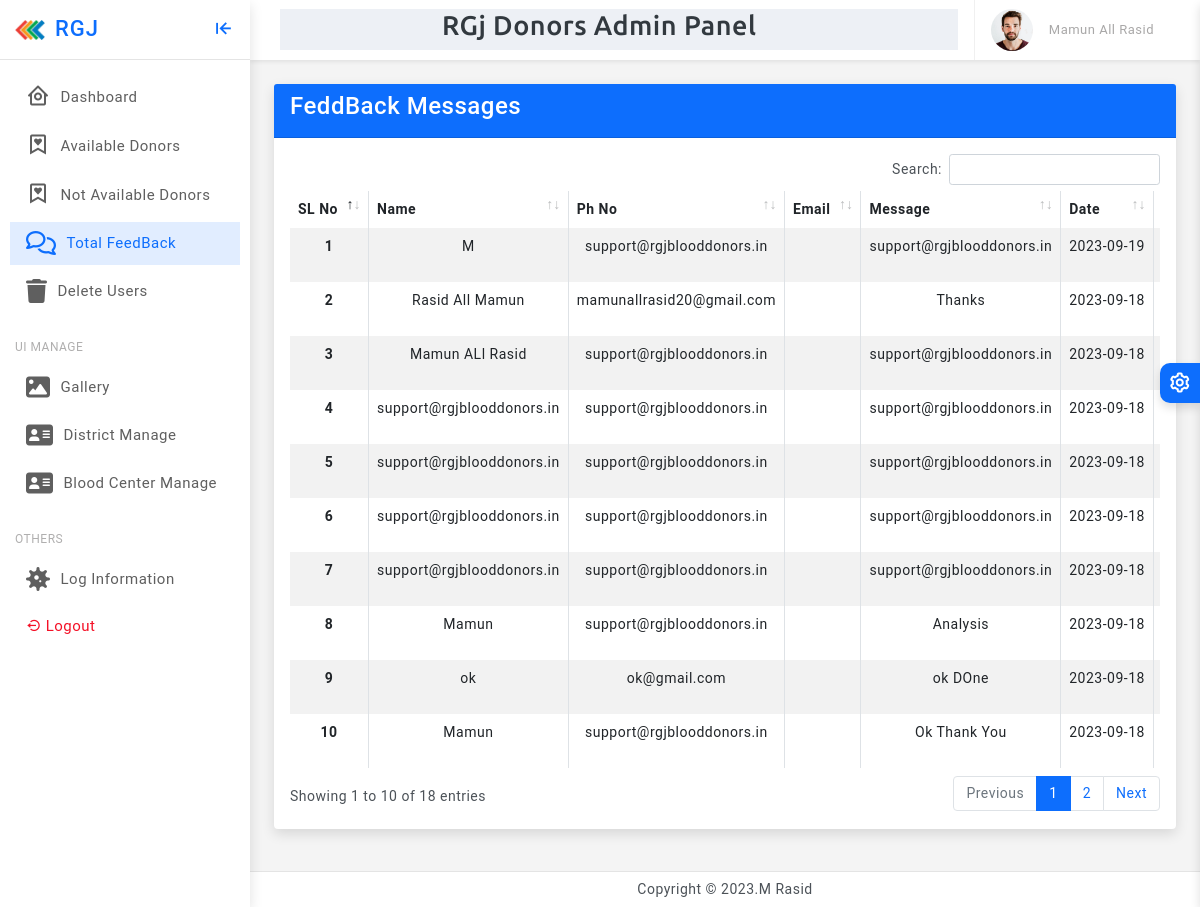
The page /admin/dashboard/feedback_data.php (signed in) on the database its author committed.
### tables this page shows
CREATE TABLE `contact_us` (
  `id` int(11) NOT NULL,
  `name` varchar(50) NOT NULL,
  `email` varchar(30) NOT NULL,
  `ph_no` varchar(15) NOT NULL,
  `msg` varchar(500) NOT NULL,
  `date` date NOT NULL,
  `time` time NOT NULL
);

### OOP_CLASS/class/common_class.php (called while the page is built, shortened)
<?php
class Main_Class extends UserInfo
{
	var $conn;
	public function __construct()
   {
    $this->conn= new mysqli(HOST,USERNAME,PASSWORD,DATABASE);
  }
    public function insert($data){
       return $this->conn->query($data);
    }
}
?>

### admin/dashboard/feedback_data.php (the view, shortened to what this page needs)
<?php
 include("Header.php");
 include("Sidebar.php");
 ?>
 <div class="page-wrapper">
                <div class="page-content">
                    <div class="row">
                        <div class="col-md-12">
                            <div class="card">
                                <div class="card-header bg-primary">
                                     <h4 class="text-white">FeddBack Messages</h4>
                                </div>
                                <div class="card-body">
                               <div class="table-responsive">
                                <table id="example" class="table table-striped table-bordered" style="width:100%">
                                   <thead>
                                    <tr>
                                      <th scope="col">SL No</th>
                                      <th scope="col">Name</th>
                                      <th scope="col">Ph No</th>
                                      <th scope="col">Email</th>
                                      <th scope="col">Message</th>
                                      <th scope="col">Date</th>
                                      <th scope="col">Reply</th>
                                    </tr>
                                  </thead>
                                  <tbody class="text-center">
                                    <?php
                                        $sql="SELECT * FROM `contact_us` ORDER BY `id` DESC";
                                        $Result=$server->insert($sql);
                                         $i=1;
                                        foreach($Result As $data)
                                          {
                                        ?>
                                      <tr>
                                      <th scope="row"><?php echo $i++; ?></th>
                                      <td><?php echo $data['name']; ?></td>
                                      <td><?php echo $data['email']; ?></td>
                                      <td><?php echo $data['ph_no']; ?></td>
                                      <td><?php echo $data['msg']; ?></td>
                                      <td><?php echo $data['date']; ?></td>
                                      <td>
                                        </td>
                                    </tr>
                                    <?php
                                     }
                                    ?>
                                  </tbody>
                                </table>
                                </div>
                               </div>
                        </div>
                    </div>
                </div>
            </div>
        </div>
<?php
    include("Footer.php");
?>

### admin/dashboard/Header.php (shortened to what this page needs)
<?php
 require_once("../../OOP_CLASS/class/common_class.php");
 $server=new Main_Class();
 ?>
<!doctype html>
<html lang="en">
<head>
		<link href="../../Assets/Admin/assets/plugins/select2/css/select2.min.css" rel="stylesheet" />
	<link href="../../Assets/Admin/assets/plugins/select2/css/select2-bootstrap4.css" rel="stylesheet" />
		<link href="../../Assets/Admin/assets/plugins/simplebar/css/simplebar.css" rel="stylesheet" />
	<link href="../../Assets/Admin/assets/plugins/perfect-scrollbar/css/perfect-scrollbar.css" rel="stylesheet" />
	<link href="../../Assets/Admin/assets/plugins/metismenu/css/metisMenu.min.css" rel="stylesheet" />
	<link href="../../Assets/Admin/assets/css/pace.min.css" rel="stylesheet" />
	<link href="../../Assets/Admin/assets/css/bootstrap.min.css" rel="stylesheet">
	<link href="../../Assets/Admin/assets/css/app.css" rel="stylesheet">
	<link href="../../Assets/Admin/assets/css/icons.css" rel="stylesheet">
    <link rel="stylesheet" href="../../Assets/Admin/assets/css/dark-theme.css" />
    <link rel="stylesheet" href="../../Assets/Admin/assets/css/semi-dark.css" />
    <link rel="stylesheet" href="../../Assets/Admin/assets/css/header-colors.css" />
    <link href="https://cdn.jsdelivr.net/npm/sweetalert2@11.7.3/dist/sweetalert2.min.css"rel="stylesheet">
    <link href="../../Assets/Admin/assets/plugins/datatable/css/dataTables.bootstrap5.min.css" rel="stylesheet" />
</head>
<body>
	<div class="wrapper">
        <?php
        $Admin_Name=$_SESSION['admin_name'];
        ?>
    <header>
            <div class="topbar d-flex align-items-center">
                <nav class="navbar navbar-expand">
                    <div class="search-bar flex-grow-1" style="background-color: #edf0f5;">
                        <div class="position-relative search-bar-box">
                          <h2 style="text-align: center; font-size:27px; font-family: 'Ubuntu', sans-serif; margin-left:130px;">RGj Donors Admin Panel</h2>
                        </div>
                    </div>
                    <div class="user-box dropdown">
                        <a class="d-flex align-items-center nav-link dropdown-toggle dropdown-toggle-nocaret" href="#" role="button" data-bs-toggle="dropdown" aria-expanded="false">
                            <img src="../../Assets/Admin/assets/images/avatars/avatar-1.png" class="user-img" alt="user avatar">
                            <div class="user-info ps-3">
                                <p class="designattion mb-0"><?php echo $Admin_Name;?></p>
                            </div>
                        </a>
                    </div>
                </nav>
            </div>
        </header>

### admin/dashboard/Sidebar.php (shortened to what this page needs)
<div class="sidebar-wrapper" data-simplebar="true">
          <div class="sidebar-header">
              <div>
                  <img src="../../Assets/Admin/assets/images/logo-icon.png" class="logo-icon" alt="logo icon">
              </div>
              <div>
                  <h4 class="logo-text">RGJ</h4>
              </div>
              <div class="toggle-icon ms-auto"><i class='bx bx-arrow-to-left'></i>
              </div>
          </div>
          <ul class="metismenu" id="menu">
              <li>
                      <a href="index.php">
                      <div class="parent-icon"><i class='bx bx-home-circle'></i>
                      </div>
                      <div class="menu-title">Dashboard</div></a>
              </li>
              <li>
                 <a href="available_donor.php">
                      <div class="parent-icon"><i class='bx bx-bookmark-heart'></i>
                      </div>
                      <div class="menu-title">Available Donors</div>
                  </a>
              </li>
              <li>
                 <a href="not_available_donor.php">
                      <div class="parent-icon"><i class='bx bx-bookmark-heart'></i>
                      </div>
                      <div class="menu-title">Not Available Donors</div>
                  </a>
              </li>
              <li>
                  <a href="feedback_data.php">
                      <div class="parent-icon"><i class="fa-regular fa-comments"></i>
                      </div>
                      <div class="menu-title">Total FeedBack</div>
                  </a>
              </li>
              <li>
                  <a href="delete_data.php">
                      <div class="parent-icon"><i class="fa-solid fa-trash"></i>
                      </div>
                      <div class="menu-title">Delete Users</div>
                  </a>
              </li>
              <li class="menu-label">UI Manage</li>
              <li>
                  <a href="gallery_images.php">
                      <div class="parent-icon"><i class="fa-solid fa-image"></i>
                      </div>
                      <div class="menu-title">Gallery</div>
                  </a>
              </li>
              <li>
                  <a href="district_manage.php">
                      <div class="parent-icon"><i class="fa-solid fa-address-card"></i>
                      </div>
                      <div class="menu-title">District Manage</div>
                  </a>
              </li>
              <li>
                  <a href="bloodcenter_manage.php">
                      <div class="parent-icon"><i class="fa-solid fa-address-card"></i>
                      </div>
                      <div class="menu-title">Blood Center Manage</div>
                  </a>
              </li>
              <li class="menu-label">Others</li>
              <li>
                  <a href="log_manage.php">
                      <div class="parent-icon"><i class="fa-solid fa-virus"></i>
                      </div>
                      <div class="menu-title">Log Information</div>
                  </a>
              </li>
              <li>
                  <a class="dropdown-item text-danger" onclick="adminLogout()"><i class='bx bx-log-out-circle'></i>&nbsp<span>Logout</span></a>
              </li>
          </ul>
      </div>

### admin/dashboard/Footer.php (shortened to what this page needs)
		<footer class="page-footer">
			<p class="mb-0">Copyright © 2023.M Rasid</p>
		</footer>
	</div>
    <div class="switcher-wrapper">
        <div class="switcher-btn"> <i class='bx bx-cog bx-spin'></i>
        </div>
    </div>
  </body>
</html>

### Assets/Admin/assets/css/app.css (style rules this page uses)
body { font-size: 14px; color: #4c5258; letter-spacing: .5px; overflow-x:hidden; background-color: #f4f4f4; font-family: Roboto, sans-serif }
a { text-decoration: none }
.wrapper { width: 100%; position: relative }
.sidebar-wrapper { width: 250px; height: 100%; position: fixed; top: 0; bottom: 0; left: 0; background: #fff; border-right: 0 solid #e4e4e4; z-index: 11; box-shadow: 0 .3rem .8rem rgba(0, 0, 0, .12)!important; transition: all .2s ease-out }
.sidebar-header { width: 250px; height: 60px; display: flex; align-items: center; position: fixed; top: 0; bottom: 0; padding: 0 15px; z-index: 5; background: #fff; background-clip: padding-box; border-bottom: 1px solid #e4e4e4 }
.logo-icon { width: 30px }
.logo-text { font-size: 22px; margin-left: 10px; margin-bottom: 0; letter-spacing: 1px; color: #0d6efd }
.toggle-icon { font-size: 22px; cursor: pointer; color: #0d6efd }
.topbar { position: fixed; top: 0; left: 250px; right: 0; height: 60px; background: #fff; border-bottom: 1px solid rgb(228 228 228 / 0%); z-index: 10; box-shadow: 0 .125rem .25rem rgba(0, 0, 0, .075)!important }
.topbar .navbar { width: 100%; height: 60px; padding-left: 30px; padding-right: 30px }
.page-wrapper { height: 100%; margin-top: 60px; margin-bottom: 30px; margin-left: 250px }
.page-content { padding: 1.5rem }
.page-footer { background: #fff; left: 250px; right: 0; bottom: 0; position: fixed; text-align: center; padding: 7px; font-size: 14px; border-top: 1px solid #e4e4e4; z-index: 3 }
.sidebar-wrapper ul { padding: 0; margin: 0; list-style: none; background: 0 0 }
.sidebar-wrapper .metismenu { background: 0 0; display: -webkit-box; display: -ms-flexbox; display: flex; padding: 10px; margin-top: 60px; -webkit-box-orient: vertical; -webkit-box-direction: normal; -ms-flex-direction: column; flex-direction: column }
.sidebar-wrapper .metismenu li+li { margin-top: 5px }
.sidebar-wrapper .metismenu li:first-child { margin-top: 5px }
.sidebar-wrapper .metismenu li:last-child { margin-bottom: 5px }
.sidebar-wrapper .metismenu>li { display: -webkit-box; display: -ms-flexbox; display: flex; -webkit-box-orient: vertical; -webkit-box-direction: normal; -ms-flex-direction: column; flex-direction: column; position: relative }
.sidebar-wrapper .metismenu a { position: relative; display: flex; align-items: center; justify-content: left; padding: 8px 15px; font-size: 15px; color: #5f5f5f; outline-width: 0; text-overflow: ellipsis; overflow: hidden; letter-spacing: .5px; border: 1px solid #ffffff00; transition: all .3s ease-out }
.sidebar-wrapper .metismenu a .parent-icon { font-size: 24px; line-height: 1 }
.sidebar-wrapper .metismenu a .menu-title { margin-left: 10px }
.sidebar-wrapper .metismenu .mm-active>a, .sidebar-wrapper .metismenu a:active, .sidebar-wrapper .metismenu a:focus, .sidebar-wrapper .metismenu a:hover { color: #0d6efd; text-decoration: none; background: rgb(13 110 253 / .12) }
.menu-label { padding: 20px 15px 5px 5px; color: #b0afaf; text-transform: uppercase; font-size: 12px; letter-spacing: .5px }
.search-bar-box { width: 75% }
.dropdown-toggle-nocaret:after { display: none }
.user-img { width: 42px; height: 42px; border-radius: 50%; border: 0 solid #e5e5e5; padding: 0 }
.user-info .designattion { font-size: 13px; color: #a9a8a8 }
.user-box { display: flex; align-items: center; height: 60px; border-left: 1px solid #f0f0f0; margin-left: 1rem }
.switcher-wrapper { width: 280px; height: 100%; position: fixed; right: -280px; top: 0; bottom: 0; z-index: 16; background: #fff; border-left: 0 solid #d2d2d2; box-shadow: 0 .3rem .6rem rgba(0, 0, 0, .13); transition: all .2s ease-out }
.switcher-btn { width: 40px; height: 40px; line-height: 40px; font-size: 24px; background: #0d6efd; box-shadow: 0 .3rem .6rem rgba(0, 0, 0, .13); color: #fff; text-align: center; border-top-left-radius: 10px; border-bottom-left-radius: 10px; position: absolute; top: 40%; right: 100%; cursor: pointer }

### rows shown on the page
contact_us: name "M", email "support@rgjblooddonors.in", msg "support@rgjblooddonors.in", date "2023-09-19"
contact_us: name "Rasid All Mamun", email "mamunallrasid20@gmail.com", msg "Thanks", date "2023-09-18"
contact_us: name "Mamun ALl Rasid", email "support@rgjblooddonors.in", msg "support@rgjblooddonors.in", date "2023-09-18"
contact_us: name "support@rgjblooddonors.in", email "support@rgjblooddonors.in", msg "support@rgjblooddonors.in", date "2023-09-18"
contact_us: name "support@rgjblooddonors.in", email "support@rgjblooddonors.in", msg "support@rgjblooddonors.in", date "2023-09-18"
contact_us: name "support@rgjblooddonors.in", email "support@rgjblooddonors.in", msg "support@rgjblooddonors.in", date "2023-09-18"
contact_us: name "support@rgjblooddonors.in", email "support@rgjblooddonors.in", msg "support@rgjblooddonors.in", date "2023-09-18"
contact_us: name "Mamun", email "support@rgjblooddonors.in", msg "Analysis", date "2023-09-18"
contact_us: name "ok", email "ok@gmail.com", msg "ok DOne", date "2023-09-18"
contact_us: name "Mamun", email "support@rgjblooddonors.in", msg "Ok Thank You", date "2023-09-18"

### other values the page prints
$Admin_Name "Mamun All Rasid"
